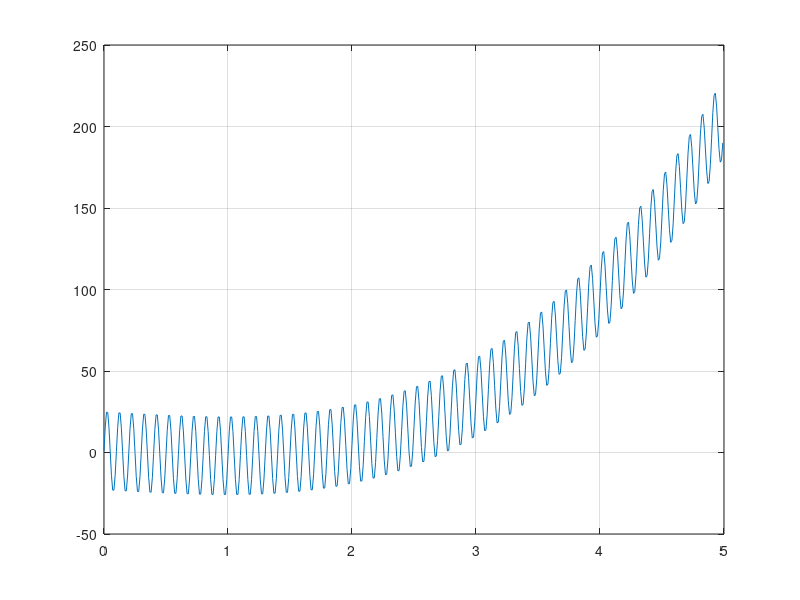
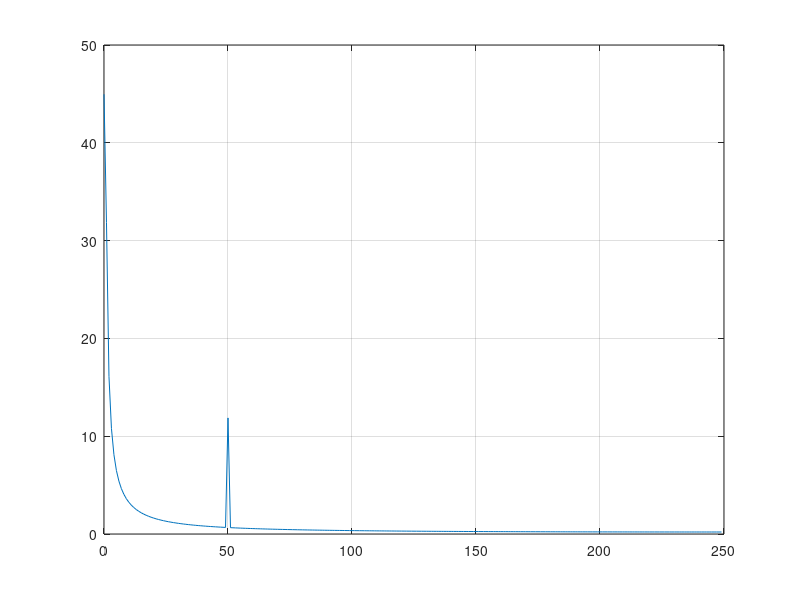

These figures' MATLAB source, in order: (Note: this script raises an error after producing the figures.)
%#ok<*NOPTS>
clear % видалення попередніх змінних

T = 5; % період сигналу
Fs = 1/T; % частота сигналу             
dT = 0.01;

Y = dlmread('f8.txt', ' '); % читання файлу у масив вимірів сигналу
Y = Y(1:end-1);
L = length(Y);
t = (0:L-1)*dT; % генератор масиву моментів часу

figure
plot(t, Y), grid

Yf = fft(Y)/L; % перетворення Фур'є
Yf = abs(Yf);
Yf = Yf(1:L/2);

tf = (0:L-1); % формування масиву частот
tf = tf(1:L/2);

figure
plot(tf,Yf), grid

% локальні максимуми модуля перетворення Фур'є:
i = islocalmax(Yf);
i = tf(i);
% ---

f = i*Fs  

f_sin = sin(2*pi*f*t);

M = [sum(t.^6), sum(t.^5), sum(t.^4), sum(f_sin.*t.^3), sum(t.^3);
     sum(t.^5), sum(t.^4), sum(t.^3), sum(f_sin.*t.^2), sum(t.^2);
     sum(t.^4), sum(t.^3), sum(t.^2), sum(f_sin.*t),    sum(t);
     sum(f_sin.*t.^3), sum(f_sin.*t.^2), sum(f_sin.*t), sum(f_sin.*f_sin), sum(L*f_sin);
     sum(t.^3), sum(t.^2), sum(t), sum(L*f_sin), L];

c = [sum(Y.*t.^3), sum(Y.*t.^2), sum(Y.*t), sum(Y.*f_sin),  sum(Y)];

A = (M\c')'

resY = A(1).*t.^3 + A(2).*t.^2 + A(3).*t + A(4).*f_sin +A(5);

err = sum((resY-Y).^2) % похибка

figure
plot(t, resY), grid
